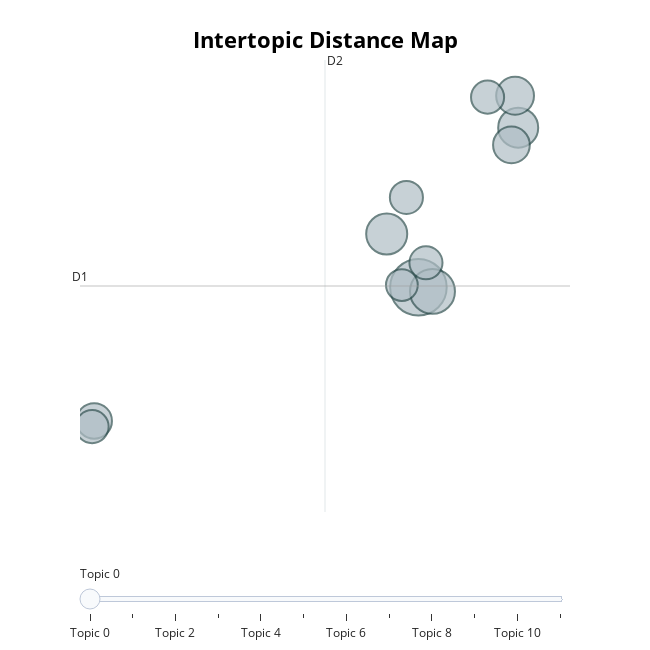
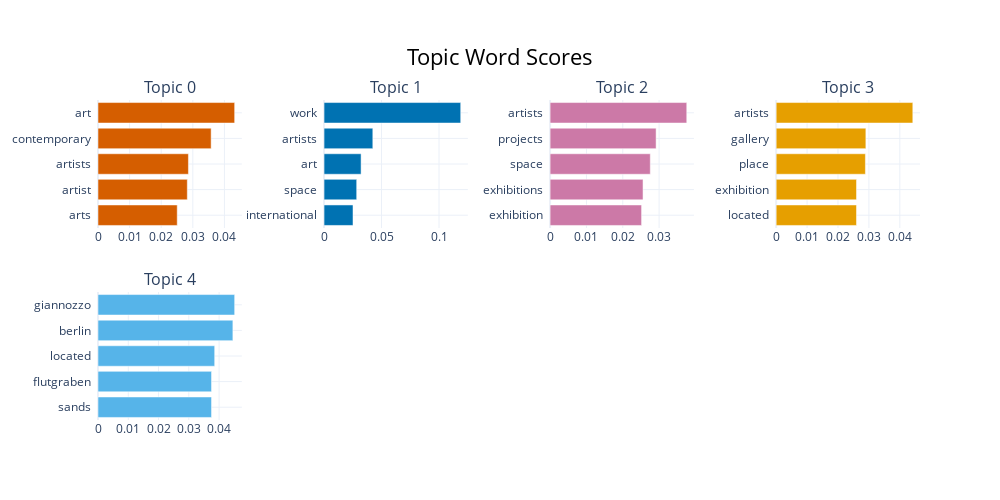
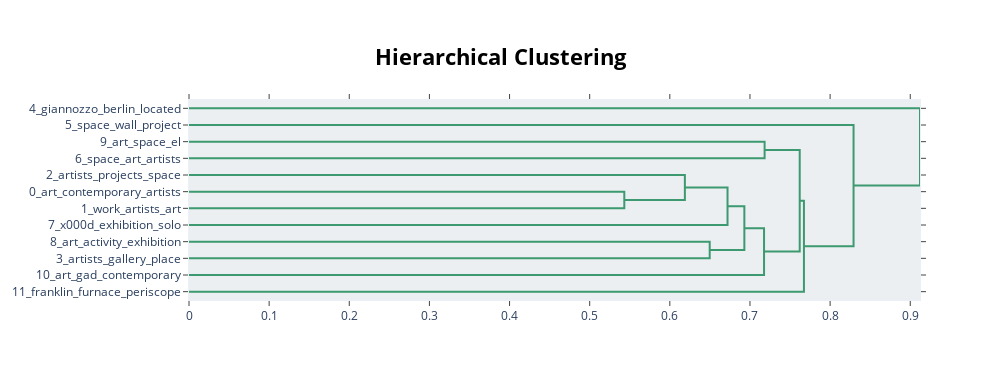
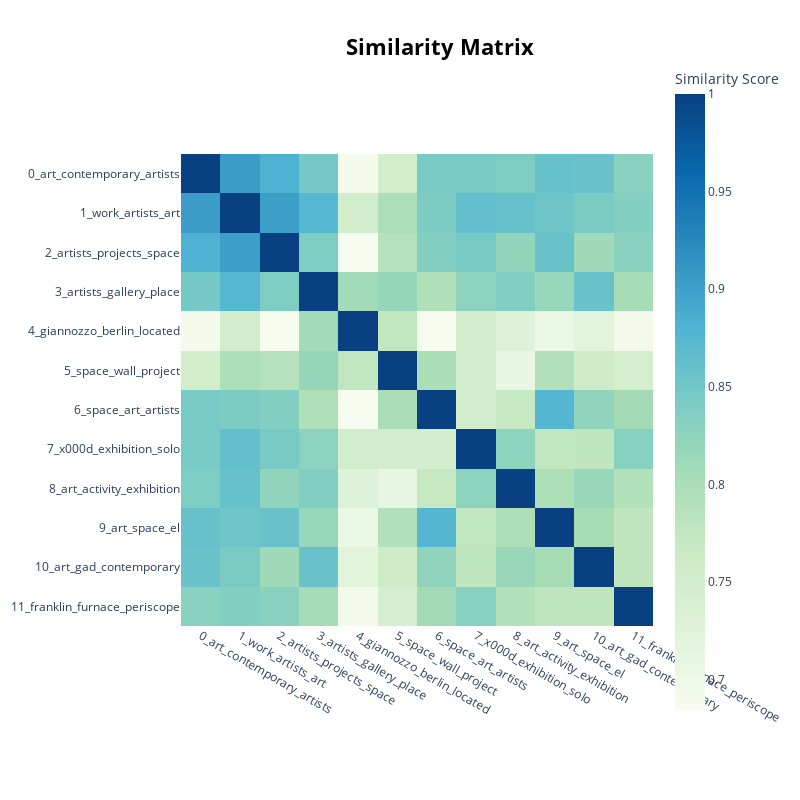

Write notebook code for charts like these, in order.
### Markdown cell above
- Colonne docs

### Code cell
import pandas as pd
from bertopic import BERTopic
from sklearn.feature_extraction.text import CountVectorizer
from umap import UMAP  # Seulement si vous souhaitez personnaliser UMAP

# ----- ÉTAPE A & B : Charger et nettoyer vos données -----

# 1) Lecture du fichier Excel
df = pd.read_excel("../../Donnees/fichier_traduit.xlsx")


# Par exemple, vos colonnes textuelles sont 'presentation', 'activites', 'réponse1', 'réponse2'
colonnes_textuelles = ['presentation', 'activites', 'réponse1', 'réponse2']

# 2) Remplacer les NaN par des chaînes vides
df[colonnes_textuelles] = df[colonnes_textuelles].fillna("")

# 3) Supprimer les lignes entièrement vides (ou ne contenant que des espaces)
def est_vide_ou_espace(val):
    return val.strip() == ""

mask_ligne_vide = df[colonnes_textuelles].applymap(est_vide_ou_espace).all(axis=1)
df = df[~mask_ligne_vide].copy()

print("Nombre de lignes restantes après nettoyage :", len(df))

# 4) Créer la liste 'docs' en fusionnant les colonnes textuelles
docs = (
    df["presentation"] + " " +
    df["activites"]    + " " +
    df["réponse1"]     + " " +
    df["réponse2"]
).tolist()

# ----- ÉTAPE C : Entraîner BERTopic -----

# (Optionnel) Personnaliser UMAP si vous rencontrez des problèmes de dimension
umap_model = UMAP(
    n_neighbors=2,
    n_components=2,
    min_dist=0.0,
    metric='cosine'
)

# (Optionnel) Vectorizer pour supprimer les stopwords anglais
vectorizer_model = CountVectorizer(stop_words='english')

# Initialisation du modèle BERTopic
topic_model = BERTopic(
    language="english",                # Ajustez la langue si nécessaire
    vectorizer_model=vectorizer_model, # Retrait des stopwords
    umap_model=umap_model,             # Réduction de dimension personnalisée
    calculate_probabilities=False      # Mettez True si vous voulez les probs (et si votre dataset est assez grand)
)

# Entraînement du modèle
topics, probs = topic_model.fit_transform(docs)

# ----- AFFICHAGE DES TOPICS -----

# 1. Informations générales sur les topics
topic_info = topic_model.get_topic_info()
print("\n=== Aperçu des topics ===")
print(topic_info.head(10))

# 2. Mots-clés du premier topic
keywords_topic0 = topic_model.get_topic(0)
print("\n=== Mots-clés du topic 0 ===")
print(keywords_topic0)

# ----- VISUALISATIONS -----

# 1. Visualisation des topics (carte 2D via UMAP)
fig1 = topic_model.visualize_topics()
fig1.show()

# 2. Visualiser un diagramme en barres des topics
fig2 = topic_model.visualize_barchart(top_n_topics=5, n_words=5)
fig2.show()

# 3. Visualiser la hiérarchie des topics (dendrogramme)
fig3 = topic_model.visualize_hierarchy()
fig3.show()

# 4. Visualiser la matrice de similitude (heatmap) entre topics
fig4 = topic_model.visualize_heatmap()
fig4.show()

### Figure 1 — Plotly figure (JSON) as saved in the notebook; plotly's stock layout.template omitted (floating-point values rounded to 4 significant figures)
{"data": [{"customdata": [[0, "art | contemporary | artists | artist | arts", 38], [1, "work | artists | art | space | international", 24], [2, "artists | projects | space | exhibitions | exhibition", 20], [3, "artists | gallery | place | exhibition | located", 19], [4, "giannozzo | berlin | located | flutgraben | sands", 17], [5, "space | wall | project | street | working", 16], [6, "space | art | artists | ifp | sesame", 15], [7, "x000d | exhibition | solo | association | artists", 13], [8, "art | activity | exhibition | artists | place", 13], [9, "art | space | el | colona | espai", 13], [10, "art | gad | contemporary | designed | creation", 13], [11, "franklin | furnace | periscope | artists | art", 12]], "hovertemplate": "<b>Topic %{customdata[0]}</b><br>%{customdata[1]}<br>Size: %{customdata[2]}", "legendgroup": "", "marker": {"color": "#B0BEC5", "line": {"color": "DarkSlateGrey", "width": 2}, "size": [38, 24, 20, 19, 17, 16, 15, 13, 13, 13, 13, 12], "sizemode": "area", "sizeref": 0.02375, "symbol": "circle"}, "mode": "markers", "name": "", "orientation": "v", "showlegend": false, "type": "scatter", "x": [10.82, 11.44, 9.426, 15.22, 15.08, 14.92, -3.462, 11.15, 10.29, -3.554, 13.87, 10.09], "xaxis": "x", "y": [-6.996, -7.062, -6.127, -4.397, -3.878, -4.678, -9.17, -6.596, -5.533, -9.262, -3.9, -6.959], "yaxis": "y"}], "layout": {"annotations": [{"showarrow": false, "text": "D1", "x": -4.087, "y": -6.974, "yshift": 10}, {"showarrow": false, "text": "D2", "x": 6.707, "xshift": 10, "y": -3.296}], "height": 650, "hoverlabel": {"bgcolor": "white", "font": {"family": "Rockwell", "size": 16}}, "legend": {"itemsizing": "constant", "tracegroupgap": 0}, "margin": {"t": 60}, "shapes": [{"line": {"color": "#CFD8DC", "width": 2}, "type": "line", "x0": 6.707, "x1": 6.707, "y0": -10.65, "y1": -3.296}, {"line": {"color": "#9E9E9E", "width": 2}, "type": "line", "x0": -4.087, "x1": 17.5, "y0": -6.974, "y1": -6.974}], "sliders": [{"active": 0, "pad": {"t": 50}, "steps": [{"args": [{"marker.color": [["red", "#B0BEC5", "#B0BEC5", "#B0BEC5", "#B0BEC5", "#B0BEC5", "#B0BEC5", "#B0BEC5", "#B0BEC5", "#B0BEC5", "#B0BEC5", "#B0BEC5"]]}], "label": "Topic 0", "method": "update"}, {"args": [{"marker.color": [["#B0BEC5", "red", "#B0BEC5", "#B0BEC5", "#B0BEC5", "#B0BEC5", "#B0BEC5", "#B0BEC5", "#B0BEC5", "#B0BEC5", "#B0BEC5", "#B0BEC5"]]}], "label": "Topic 1", "method": "update"}, {"args": [{"marker.color": [["#B0BEC5", "#B0BEC5", "red", "#B0BEC5", "#B0BEC5", "#B0BEC5", "#B0BEC5", "#B0BEC5", "#B0BEC5", "#B0BEC5", "#B0BEC5", "#B0BEC5"]]}], "label": "Topic 2", "method": "update"}, {"args": [{"marker.color": [["#B0BEC5", "#B0BEC5", "#B0BEC5", "red", "#B0BEC5", "#B0BEC5", "#B0BEC5", "#B0BEC5", "#B0BEC5", "#B0BEC5", "#B0BEC5", "#B0BEC5"]]}], "label": "Topic 3", "method": "update"}, {"args": [{"marker.color": [["#B0BEC5", "#B0BEC5", "#B0BEC5", "#B0BEC5", "red", "#B0BEC5", "#B0BEC5", "#B0BEC5", "#B0BEC5", "#B0BEC5", "#B0BEC5", "#B0BEC5"]]}], "label": "Topic 4", "method": "update"}, {"args": [{"marker.color": [["#B0BEC5", "#B0BEC5", "#B0BEC5", "#B0BEC5", "#B0BEC5", "red", "#B0BEC5", "#B0BEC5", "#B0BEC5", "#B0BEC5", "#B0BEC5", "#B0BEC5"]]}], "label": "Topic 5", "method": "update"}, {"args": [{"marker.color": [["#B0BEC5", "#B0BEC5", "#B0BEC5", "#B0BEC5", "#B0BEC5", "#B0BEC5", "red", "#B0BEC5", "#B0BEC5", "#B0BEC5", "#B0BEC5", "#B0BEC5"]]}], "label": "Topic 6", "method": "update"}, {"args": [{"marker.color": [["#B0BEC5", "#B0BEC5", "#B0BEC5", "#B0BEC5", "#B0BEC5", "#B0BEC5", "#B0BEC5", "red", "#B0BEC5", "#B0BEC5", "#B0BEC5", "#B0BEC5"]]}], "label": "Topic 7", "method": "update"}, {"args": [{"marker.color": [["#B0BEC5", "#B0BEC5", "#B0BEC5", "#B0BEC5", "#B0BEC5", "#B0BEC5", "#B0BEC5", "#B0BEC5", "red", "#B0BEC5", "#B0BEC5", "#B0BEC5"]]}], "label": "Topic 8", "method": "update"}, {"args": [{"marker.color": [["#B0BEC5", "#B0BEC5", "#B0BEC5", "#B0BEC5", "#B0BEC5", "#B0BEC5", "#B0BEC5", "#B0BEC5", "#B0BEC5", "red", "#B0BEC5", "#B0BEC5"]]}], "label": "Topic 9", "method": "update"}, {"args": [{"marker.color": [["#B0BEC5", "#B0BEC5", "#B0BEC5", "#B0BEC5", "#B0BEC5", "#B0BEC5", "#B0BEC5", "#B0BEC5", "#B0BEC5", "#B0BEC5", "red", "#B0BEC5"]]}], "label": "Topic 10", "method": "update"}, {"args": [{"marker.color": [["#B0BEC5", "#B0BEC5", "#B0BEC5", "#B0BEC5", "#B0BEC5", "#B0BEC5", "#B0BEC5", "#B0BEC5", "#B0BEC5", "#B0BEC5", "#B0BEC5", "red"]]}], "label": "Topic 11", "method": "update"}]}], "title": {"font": {"color": "Black", "size": 22}, "text": "<b>Intertopic Distance Map</b>", "x": 0.5, "xanchor": "center", "y": 0.95, "yanchor": "top"}, "width": 650, "xaxis": {"anchor": "y", "domain": [0, 1], "range": [-4.087, 17.5], "title": {"text": ""}, "visible": false}, "yaxis": {"anchor": "x", "domain": [0, 1], "range": [-10.65, -3.296], "title": {"text": ""}, "visible": false}}}

### Figure 2 — Plotly figure (JSON) as saved in the notebook; plotly's stock layout.template omitted (floating-point values rounded to 4 significant figures)
{"data": [{"marker": {"color": "#D55E00"}, "orientation": "h", "type": "bar", "x": [0.02507, 0.02826, 0.02861, 0.0358, 0.04324], "xaxis": "x", "y": ["arts  ", "artist  ", "artists  ", "contemporary  ", "art  "], "yaxis": "y"}, {"marker": {"color": "#0072B2"}, "orientation": "h", "type": "bar", "x": [0.02518, 0.02839, 0.0322, 0.04241, 0.1189], "xaxis": "x2", "y": ["international  ", "space  ", "art  ", "artists  ", "work  "], "yaxis": "y2"}, {"marker": {"color": "#CC79A7"}, "orientation": "h", "type": "bar", "x": [0.02517, 0.02557, 0.02757, 0.02917, 0.0376], "xaxis": "x3", "y": ["exhibition  ", "exhibitions  ", "space  ", "projects  ", "artists  "], "yaxis": "y3"}, {"marker": {"color": "#E69F00"}, "orientation": "h", "type": "bar", "x": [0.02598, 0.02599, 0.02887, 0.02901, 0.0442], "xaxis": "x4", "y": ["located  ", "exhibition  ", "place  ", "gallery  ", "artists  "], "yaxis": "y4"}, {"marker": {"color": "#56B4E9"}, "orientation": "h", "type": "bar", "x": [0.03751, 0.03751, 0.03855, 0.04456, 0.04515], "xaxis": "x5", "y": ["sands  ", "flutgraben  ", "located  ", "berlin  ", "giannozzo  "], "yaxis": "y5"}], "layout": {"annotations": [{"font": {"size": 16}, "showarrow": false, "text": "Topic 0", "x": 0.0875, "xanchor": "center", "xref": "paper", "y": 1, "yanchor": "bottom", "yref": "paper"}, {"font": {"size": 16}, "showarrow": false, "text": "Topic 1", "x": 0.3625, "xanchor": "center", "xref": "paper", "y": 1, "yanchor": "bottom", "yref": "paper"}, {"font": {"size": 16}, "showarrow": false, "text": "Topic 2", "x": 0.6375, "xanchor": "center", "xref": "paper", "y": 1, "yanchor": "bottom", "yref": "paper"}, {"font": {"size": 16}, "showarrow": false, "text": "Topic 3", "x": 0.9125, "xanchor": "center", "xref": "paper", "y": 1, "yanchor": "bottom", "yref": "paper"}, {"font": {"size": 16}, "showarrow": false, "text": "Topic 4", "x": 0.0875, "xanchor": "center", "xref": "paper", "y": 0.4, "yanchor": "bottom", "yref": "paper"}], "height": 500, "hoverlabel": {"bgcolor": "white", "font": {"family": "Rockwell", "size": 16}}, "showlegend": false, "title": {"font": {"color": "Black", "size": 22}, "text": "Topic Word Scores", "x": 0.5, "xanchor": "center", "yanchor": "top"}, "width": 1000, "xaxis": {"anchor": "y", "domain": [0, 0.175], "showgrid": true}, "xaxis2": {"anchor": "y2", "domain": [0.275, 0.45], "showgrid": true}, "xaxis3": {"anchor": "y3", "domain": [0.55, 0.725], "showgrid": true}, "xaxis4": {"anchor": "y4", "domain": [0.825, 1], "showgrid": true}, "xaxis5": {"anchor": "y5", "domain": [0, 0.175], "showgrid": true}, "xaxis6": {"anchor": "y6", "domain": [0.275, 0.45], "showgrid": true}, "xaxis7": {"anchor": "y7", "domain": [0.55, 0.725], "showgrid": true}, "xaxis8": {"anchor": "y8", "domain": [0.825, 1], "showgrid": true}, "yaxis": {"anchor": "x", "domain": [0.6, 1], "showgrid": true}, "yaxis2": {"anchor": "x2", "domain": [0.6, 1], "showgrid": true}, "yaxis3": {"anchor": "x3", "domain": [0.6, 1], "showgrid": true}, "yaxis4": {"anchor": "x4", "domain": [0.6, 1], "showgrid": true}, "yaxis5": {"anchor": "x5", "domain": [0, 0.4], "showgrid": true}, "yaxis6": {"anchor": "x6", "domain": [0, 0.4], "showgrid": true}, "yaxis7": {"anchor": "x7", "domain": [0, 0.4], "showgrid": true}, "yaxis8": {"anchor": "x8", "domain": [0, 0.4], "showgrid": true}}}

### Figure 3 — Plotly figure (JSON) as saved in the notebook; plotly's stock layout.template omitted (floating-point values rounded to 4 significant figures)
{"data": [{"hoverinfo": "text", "marker": {"color": "rgb(61,153,112)"}, "mode": "lines", "type": "scatter", "x": [0, 0.7182, 0.7182, 0], "xaxis": "x", "y": [-25, -25, -35, -35], "yaxis": "y"}, {"hoverinfo": "text", "marker": {"color": "rgb(61,153,112)"}, "mode": "lines", "type": "scatter", "x": [0, 0.5432, 0.5432, 0], "xaxis": "x", "y": [-55, -55, -65, -65], "yaxis": "y"}, {"hoverinfo": "text", "marker": {"color": "rgb(61,153,112)"}, "mode": "lines", "type": "scatter", "x": [0, 0.6188, 0.6188, 0.5432], "xaxis": "x", "y": [-45, -45, -60, -60], "yaxis": "y"}, {"hoverinfo": "text", "marker": {"color": "rgb(61,153,112)"}, "mode": "lines", "type": "scatter", "x": [0.6188, 0.672, 0.672, 0], "xaxis": "x", "y": [-52.5, -52.5, -75, -75], "yaxis": "y"}, {"hoverinfo": "text", "marker": {"color": "rgb(61,153,112)"}, "mode": "lines", "type": "scatter", "x": [0, 0.6498, 0.6498, 0], "xaxis": "x", "y": [-85, -85, -95, -95], "yaxis": "y"}, {"hoverinfo": "text", "marker": {"color": "rgb(61,153,112)"}, "mode": "lines", "type": "scatter", "x": [0.672, 0.693, 0.693, 0.6498], "xaxis": "x", "y": [-63.75, -63.75, -90, -90], "yaxis": "y"}, {"hoverinfo": "text", "marker": {"color": "rgb(61,153,112)"}, "mode": "lines", "type": "scatter", "x": [0.693, 0.7175, 0.7175, 0], "xaxis": "x", "y": [-76.88, -76.88, -105, -105], "yaxis": "y"}, {"hoverinfo": "text", "marker": {"color": "rgb(61,153,112)"}, "mode": "lines", "type": "scatter", "x": [0.7182, 0.7621, 0.7621, 0.7175], "xaxis": "x", "y": [-30, -30, -90.94, -90.94], "yaxis": "y"}, {"hoverinfo": "text", "marker": {"color": "rgb(61,153,112)"}, "mode": "lines", "type": "scatter", "x": [0.7621, 0.7673, 0.7673, 0], "xaxis": "x", "y": [-60.47, -60.47, -115, -115], "yaxis": "y"}, {"hoverinfo": "text", "marker": {"color": "rgb(61,153,112)"}, "mode": "lines", "type": "scatter", "x": [0, 0.8293, 0.8293, 0.7673], "xaxis": "x", "y": [-15, -15, -87.73, -87.73], "yaxis": "y"}, {"hoverinfo": "text", "marker": {"color": "rgb(61,153,112)"}, "mode": "lines", "type": "scatter", "x": [0, 0.9122, 0.9122, 0.8293], "xaxis": "x", "y": [-5, -5, -51.37, -51.37], "yaxis": "y"}], "layout": {"autosize": false, "height": 380, "hoverlabel": {"bgcolor": "white", "font": {"family": "Rockwell", "size": 16}}, "hovermode": "closest", "plot_bgcolor": "#ECEFF1", "showlegend": false, "title": {"font": {"color": "Black", "size": 22}, "text": "<b>Hierarchical Clustering</b>", "x": 0.5, "xanchor": "center", "yanchor": "top"}, "width": 1000, "xaxis": {"mirror": "allticks", "rangemode": "tozero", "showgrid": false, "showline": true, "showticklabels": true, "ticks": "outside", "type": "linear", "zeroline": false}, "yaxis": {"mirror": "allticks", "range": [-120, 0], "rangemode": "tozero", "showgrid": false, "showline": true, "showticklabels": true, "tickmode": "array", "ticks": "outside", "ticktext": ["4_giannozzo_berlin_located", "5_space_wall_project", "9_art_space_el", "6_space_art_artists", "2_artists_projects_space", "0_art_contemporary_artists", "1_work_artists_art", "7_x000d_exhibition_solo", "8_art_activity_exhibition", "3_artists_gallery_place", "10_art_gad_contemporary", "11_franklin_furnace_periscope"], "tickvals": [-5, -15, -25, -35, -45, -55, -65, -75, -85, -95, -105, -115], "type": "linear", "zeroline": false}}}

### Figure 4 — Plotly figure (JSON) as saved in the notebook; plotly's stock layout.template omitted (floating-point values rounded to 4 significant figures; data arrays with more than 128 entries replaced by an {"elided": "..."} marker saying what was removed)
{"data": [{"coloraxis": "coloraxis", "hovertemplate": "x: %{x}<br>y: %{y}<br>Similarity Score: %{z}<extra></extra>", "name": "0", "type": "heatmap", "x": ["0_art_contemporary_artists", "1_work_artists_art", "2_artists_projects_space", "3_artists_gallery_place", "4_giannozzo_berlin_located", "5_space_wall_project", "6_space_art_artists", "7_x000d_exhibition_solo", "8_art_activity_exhibition", "9_art_space_el", "10_art_gad_contemporary", "11_franklin_furnace_periscope"], "xaxis": "x", "y": ["0_art_contemporary_artists", "1_work_artists_art", "2_artists_projects_space", "3_artists_gallery_place", "4_giannozzo_berlin_located", "5_space_wall_project", "6_space_art_artists", "7_x000d_exhibition_solo", "8_art_activity_exhibition", "9_art_space_el", "10_art_gad_contemporary", "11_franklin_furnace_periscope"], "yaxis": "y", "z": {"elided": "12x12 float values"}}], "layout": {"coloraxis": {"colorbar": {"title": {"text": "Similarity Score"}}, "colorscale": [[0, "rgb(247,252,240)"], [0.125, "rgb(224,243,219)"], [0.25, "rgb(204,235,197)"], [0.375, "rgb(168,221,181)"], [0.5, "rgb(123,204,196)"], [0.625, "rgb(78,179,211)"], [0.75, "rgb(43,140,190)"], [0.875, "rgb(8,104,172)"], [1, "rgb(8,64,129)"]]}, "height": 800, "hoverlabel": {"bgcolor": "white", "font": {"family": "Rockwell", "size": 16}}, "legend": {"title": {"text": "Trend"}}, "margin": {"t": 60}, "showlegend": true, "title": {"font": {"color": "Black", "size": 22}, "text": "<b>Similarity Matrix</b>", "x": 0.55, "xanchor": "center", "y": 0.95, "yanchor": "top"}, "width": 800, "xaxis": {"anchor": "y", "constrain": "domain", "domain": [0, 1], "scaleanchor": "y"}, "yaxis": {"anchor": "x", "autorange": "reversed", "constrain": "domain", "domain": [0, 1]}}}
